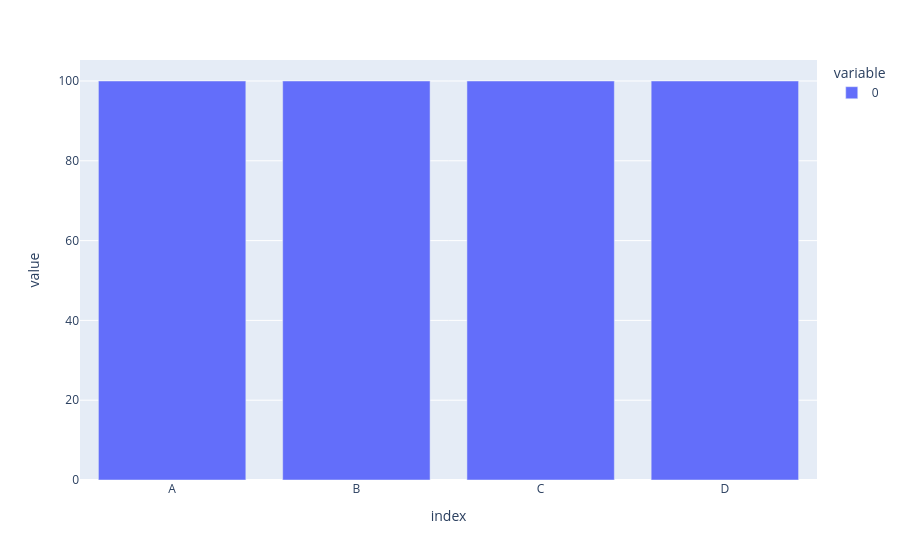

Source (notebook cell):
### Code cell
fig = px.bar(df.count())
fig.show()

### Figure 1 — Plotly figure (JSON) as saved in the notebook; plotly's stock layout.template omitted (floating-point values rounded to 4 significant figures)
{"data": [{"hovertemplate": "variable=0<br>index=%{x}<br>value=%{y}<extra></extra>", "legendgroup": "0", "marker": {"color": "#636efa", "pattern": {"shape": ""}}, "name": "0", "orientation": "v", "showlegend": true, "textposition": "auto", "type": "bar", "x": ["A", "B", "C", "D"], "xaxis": "x", "y": [100, 100, 100, 100], "yaxis": "y"}], "layout": {"barmode": "relative", "legend": {"title": {"text": "variable"}, "tracegroupgap": 0}, "margin": {"t": 60}, "xaxis": {"anchor": "y", "domain": [0, 1], "title": {"text": "index"}}, "yaxis": {"anchor": "x", "domain": [0, 1], "title": {"text": "value"}}}}
